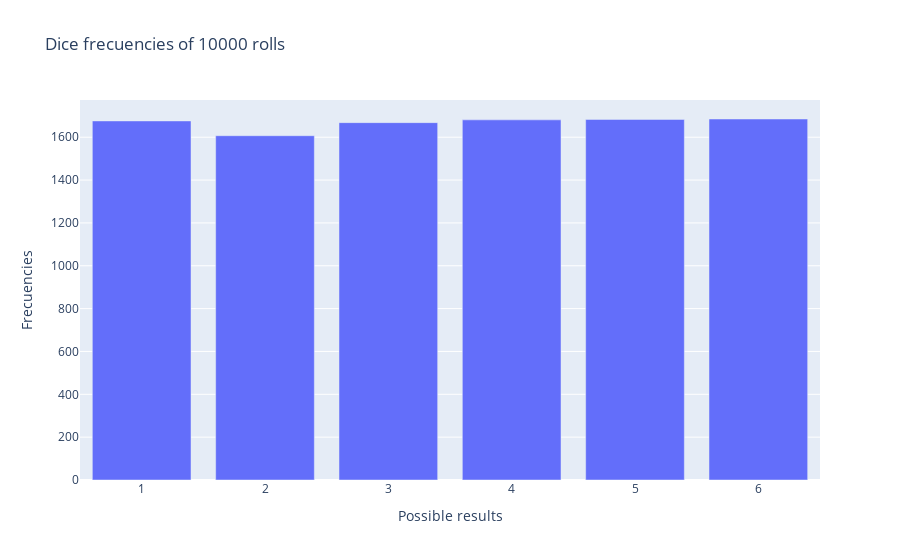

Source (notebook cell):
### Markdown cell above
### Analyzing the Results and Histogram

### Code cell
import plotly.express as px # import ploty express with alias
from modules.die import Die

# Creating a D6
die = Die()

# Rolling and storing
results = []
for roll_num in range(10000):
    result = die.roll()
    results.append(result)

# Analyze results, frecuencies
frecuencias = []
poss_results = range(1, die.num_sides+1) # range of possible results, one to six
for value in poss_results:
    frecuency = results.count(value) # looping through and counting how many times each number appears.
    frecuencias.append(frecuency)

print(frecuencias)
print(range(1, die.num_sides))

# Visualize the results
title = "Dice frecuencies of 10000 rolls"
labels = {"x": "Possible results", "y": "Frecuencies"}
fig = px.bar(x=poss_results, y=frecuencias, title=title, labels=labels) # px.bar() to create bar graph, with x and y values.
fig.show() # show() tells plotly to reder as html

### Figure 1 — Plotly figure (JSON) as saved in the notebook; plotly's stock layout.template omitted (floating-point values rounded to 4 significant figures)
{"data": [{"alignmentgroup": "True", "hovertemplate": "Possible results=%{x}<br>Frecuencies=%{y}<extra></extra>", "legendgroup": "", "marker": {"color": "#636efa", "pattern": {"shape": ""}}, "name": "", "offsetgroup": "", "orientation": "v", "showlegend": false, "textposition": "auto", "type": "bar", "x": [1, 2, 3, 4, 5, 6], "xaxis": "x", "y": [1676, 1607, 1668, 1681, 1683, 1685], "yaxis": "y"}], "layout": {"barmode": "relative", "legend": {"tracegroupgap": 0}, "title": {"text": "Dice frecuencies of 10000 rolls"}, "xaxis": {"anchor": "y", "domain": [0, 1], "title": {"text": "Possible results"}}, "yaxis": {"anchor": "x", "domain": [0, 1], "title": {"text": "Frecuencies"}}}}
